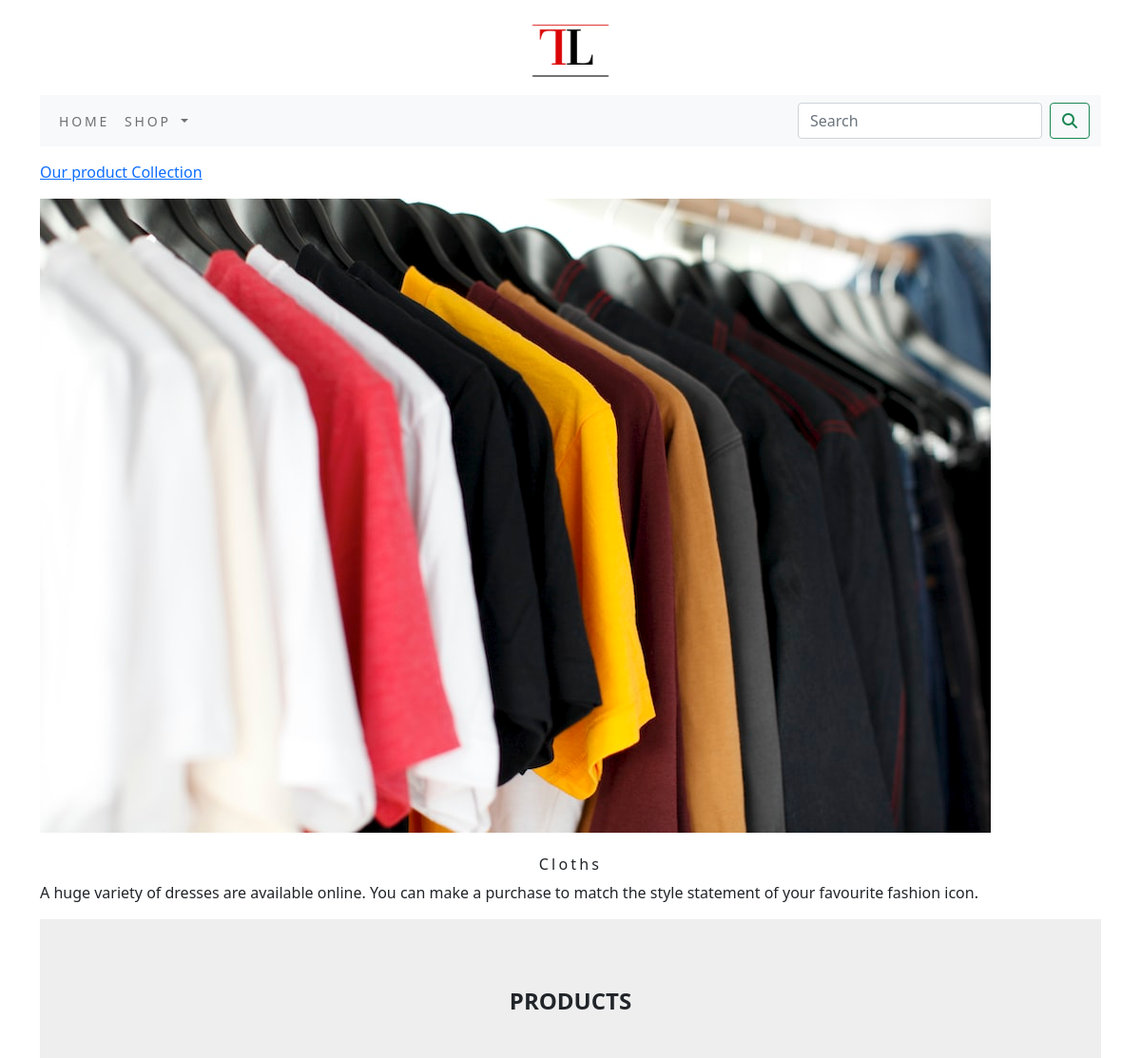
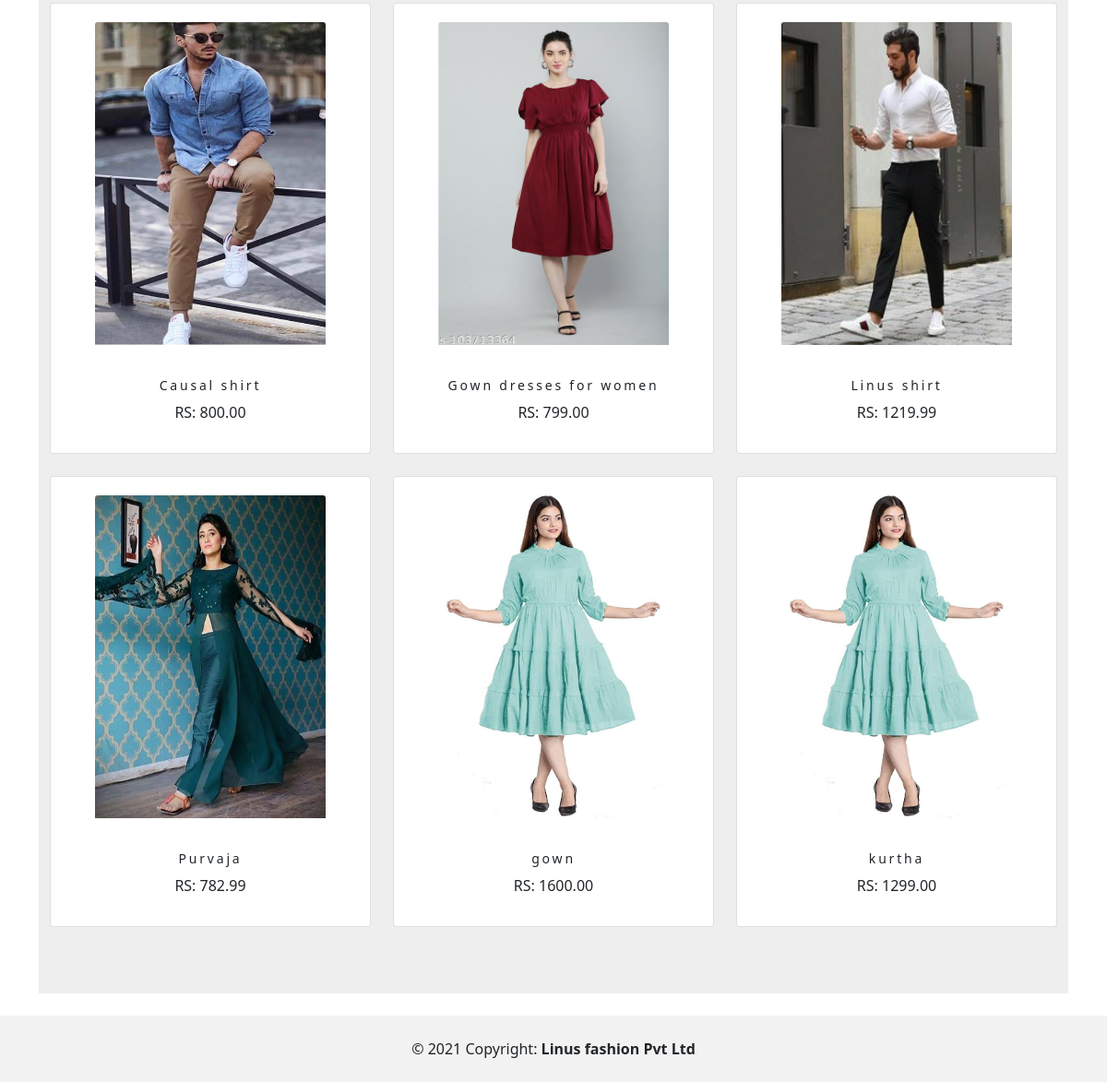
Screenshot of /shop/cloths/ with the database file from the repository (2 pictures, top to bottom).
### shop/models.py (models this page shows, shortened)
class category(models.Model):
    name=models.CharField(max_length=250,unique=True)
    slug=models.SlugField(max_length=250,unique=True)
    description=models.TextField(blank=True)
    image=models.ImageField(upload_to='category',blank=True)
    class Meta:
        ordering=('name',)
        verbose_name='category'
        verbose_name_plural='categories'
    def get_url(self):
        return reverse('shop:products_by_category',args=[self.slug])

class Product(models.Model):
    name=models.CharField(max_length=250,unique=True)
    slug=models.SlugField(max_length=250,unique=True)
    description=models.TextField(blank=True)
    price=models.DecimalField(max_digits=10,decimal_places=2)
    category=models.ForeignKey(category,on_delete=models.CASCADE)
    image=models.ImageField(upload_to='product',blank=True)
    stock=models.IntegerField()
    available=models.BooleanField(default=True)
    created=models.DateTimeField(auto_now_add=True)
    updated=models.DateTimeField(auto_now=True)
    class Meta:
        ordering=('name',)
        verbose_name='product'
        verbose_name_plural='products'
    def get_url(self):
        return reverse('shop:prodcatdetail', args=[self.category.slug,self.slug])

### shop/views.py (the view)
# urls.py: path('',views.allprodcat, name='allprodcat'),
def allprodcat(request,c_slug=None):
    c_page=None
    products_list=None
    if c_slug!=None:
        c_page=get_object_or_404(category,slug=c_slug)
        products_list=Product.objects.all().filter(category=c_page,available=True)
    else:
        products_list=Product.objects.all().filter(available=True)
    paginator=Paginator(products_list,6)
    try:
        page=int(request.GET.get('page','1'))
    except:
        page=1
    try:
        products=paginator.page(page)
    except (EmptyPage,InvalidPage):
        products=paginator.page(paginator.num_pages)
    return render(request,'category.html',{'category':c_page,'products':products})

### cart/context_processors.py (called while the page is built)
def counter(request):
    item_count=0
    if 'admin' in request.path:
        return {}
    else:
        try:
            cart=Cart.objects.filter(cart_id=_cart_id(request))
            car_item=CartItem.objects.all().filter(cart=cart[:1])
            for cart_item in car_item:
                item_count += cart_item.quantity
        except Cart.DoesNotExist:
            item_count =0
    return dict(item_count=item_count)

### cart/views.py (called while the page is built)
def _cart_id(request):
    cart=request.session.session_key
    if not cart:
        cart=request.session.create()
    return cart

### shop/context_processors.py (called while the page is built)
def menu_links(request):
    links=category.objects.all()
    return dict(links=links)

### templates/category.html (shortened to what this page needs)
{% extends 'base.html' %}
{% load static %}
{% block content %}
    {% if category %}
    <div class="row my_row_class">
        <div class="mx-auto">
            <p><a href="{% url 'shop:allprodcat' %}">Our product Collection</a></p>
        </div>
    </div>
    {% endif %}
<div class="mx_auto">
    {% if category %}
        <img class="my_image" src="{{category.image.url}}" alt="{{category.name}}">
</div>
    <br>
<div>
    <h1 class="text-center my_title">{{category.name}}</h1>
    <p class="text-justify">{{category.description}}</p>
</div>
    {% endif %}
<section style="background-color: #eee;">
  <div class="text-center container py-5">
      <h4 class="mt-4 mb-5 text-center"><strong>PRODUCTS</strong></h4>
    <div class="row">
        {% for product in products.object_list %}
      <div class="col-lg-4 col-md-12 mb-4">
        <div class="card text-center">
          <a href="{{product.get_url}}"><img src="{{product.image.url}}"
                                             class="card-img-top my_image" alt="{{product.name}}"  ></a>
          <div class="card-body">
              <h4>{{product.name}}</h4>
              <p>RS: {{product.price}}</p>
          </div>
        </div>
      </div>
        {% endfor %}
    </div>
  </div>
</section>
    <br>
</div>
{% endblock %}

### static/css/custom.css (style rules this page uses)
body { font-family: 'Roboto', sans-serif; }
.my_row_class { padding-top:15px; }
.card-img-top.my_image { width:250px; height:350px; margin:20px; }
.my_title { font-size:16px; text_transform:uppercase; letter-spacing:.2em; }
.card-body h4 { font-size:14PX; text_transform:uppercase; letter-spacing:.2em; }

### rows the page displays
category: image (picture), name "Cloths", description "A huge variety of dresses are available online. You can make a purchase to match the style statement of your favourite fashion icon."
Product: image (picture), name "Causal shirt", price "800.00"
Product: image (picture), name "Gown dresses for women", price "799.00"
Product: image (picture), name "Linus shirt", price "1219.99"
Product: image (picture), name "Purvaja", price "782.99"
Product: image (picture), name "gown", price "1600.00"
Product: image (picture), name "kurtha", price "1299.00"
